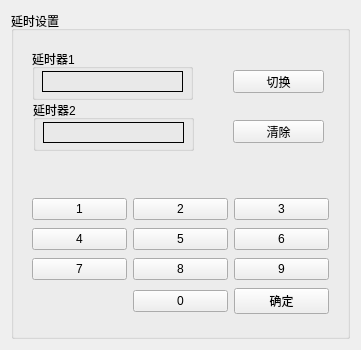
<?xml version="1.0" encoding="UTF-8"?>
<ui version="4.0">
 <class>DelaySettingClass</class>
 <widget class="QWidget" name="DelaySettingClass">
  <property name="geometry">
   <rect>
    <x>0</x>
    <y>0</y>
    <width>361</width>
    <height>350</height>
   </rect>
  </property>
  <property name="windowTitle">
   <string>延时设置</string>
  </property>
  <layout class="QGridLayout" name="gridLayout">
   <item row="0" column="0">
    <widget class="QGroupBox" name="groupBox">
     <property name="title">
      <string>延时设置</string>
     </property>
     <layout class="QGridLayout" name="gridLayout_3">
      <item row="0" column="0">
       <widget class="QWidget" name="widget" native="true">
        <widget class="QGroupBox" name="groupBox_2">
         <property name="geometry">
          <rect>
           <x>9</x>
           <y>9</y>
           <width>161</width>
           <height>51</height>
          </rect>
         </property>
         <property name="title">
          <string>延时器1</string>
         </property>
         <widget class="QLabel" name="labelDisNumOne">
          <property name="enabled">
           <bool>true</bool>
          </property>
          <property name="geometry">
           <rect>
            <x>10</x>
            <y>22</y>
            <width>141</width>
            <height>21</height>
           </rect>
          </property>
          <property name="frameShape">
           <enum>QFrame::Panel</enum>
          </property>
          <property name="text">
           <string/>
          </property>
         </widget>
        </widget>
        <widget class="QGroupBox" name="groupBox_3">
         <property name="geometry">
          <rect>
           <x>10</x>
           <y>60</y>
           <width>161</width>
           <height>51</height>
          </rect>
         </property>
         <property name="title">
          <string>延时器2</string>
         </property>
         <widget class="QLabel" name="labelDisNumTwo">
          <property name="enabled">
           <bool>true</bool>
          </property>
          <property name="geometry">
           <rect>
            <x>10</x>
            <y>22</y>
            <width>141</width>
            <height>21</height>
           </rect>
          </property>
          <property name="frameShape">
           <enum>QFrame::Panel</enum>
          </property>
          <property name="text">
           <string/>
          </property>
         </widget>
        </widget>
        <widget class="QPushButton" name="buttonSwitch">
         <property name="geometry">
          <rect>
           <x>210</x>
           <y>30</y>
           <width>91</width>
           <height>23</height>
          </rect>
         </property>
         <property name="text">
          <string>切换</string>
         </property>
        </widget>
        <widget class="QPushButton" name="buttonClear">
         <property name="geometry">
          <rect>
           <x>210</x>
           <y>80</y>
           <width>91</width>
           <height>23</height>
          </rect>
         </property>
         <property name="text">
          <string>清除</string>
         </property>
        </widget>
       </widget>
      </item>
      <item row="1" column="0">
       <widget class="QWidget" name="widget_2" native="true">
        <layout class="QGridLayout" name="gridLayout_2">
         <item row="0" column="2">
          <widget class="QPushButton" name="buttonThree">
           <property name="text">
            <string>3</string>
           </property>
          </widget>
         </item>
         <item row="0" column="1">
          <widget class="QPushButton" name="buttonTwo">
           <property name="text">
            <string>2</string>
           </property>
          </widget>
         </item>
         <item row="0" column="0">
          <widget class="QPushButton" name="buttonOne">
           <property name="text">
            <string>1</string>
           </property>
          </widget>
         </item>
         <item row="2" column="0">
          <widget class="QPushButton" name="buttonSeven">
           <property name="text">
            <string>7</string>
           </property>
          </widget>
         </item>
         <item row="2" column="1">
          <widget class="QPushButton" name="buttonEight">
           <property name="text">
            <string>8</string>
           </property>
          </widget>
         </item>
         <item row="1" column="0">
          <widget class="QPushButton" name="buttonFour">
           <property name="text">
            <string>4</string>
           </property>
          </widget>
         </item>
         <item row="1" column="1">
          <widget class="QPushButton" name="buttonFive">
           <property name="text">
            <string>5</string>
           </property>
          </widget>
         </item>
         <item row="1" column="2">
          <widget class="QPushButton" name="buttonSix">
           <property name="text">
            <string>6</string>
           </property>
          </widget>
         </item>
         <item row="2" column="2">
          <widget class="QPushButton" name="buttonNine">
           <property name="text">
            <string>9</string>
           </property>
          </widget>
         </item>
         <item row="3" column="1">
          <widget class="QPushButton" name="buttonZero">
           <property name="text">
            <string>0</string>
           </property>
          </widget>
         </item>
         <item row="3" column="2">
          <widget class="QPushButton" name="buttonSure">
           <property name="text">
            <string>确定</string>
           </property>
          </widget>
         </item>
        </layout>
       </widget>
      </item>
     </layout>
    </widget>
   </item>
  </layout>
 </widget>
 <resources/>
 <connections/>
</ui>
